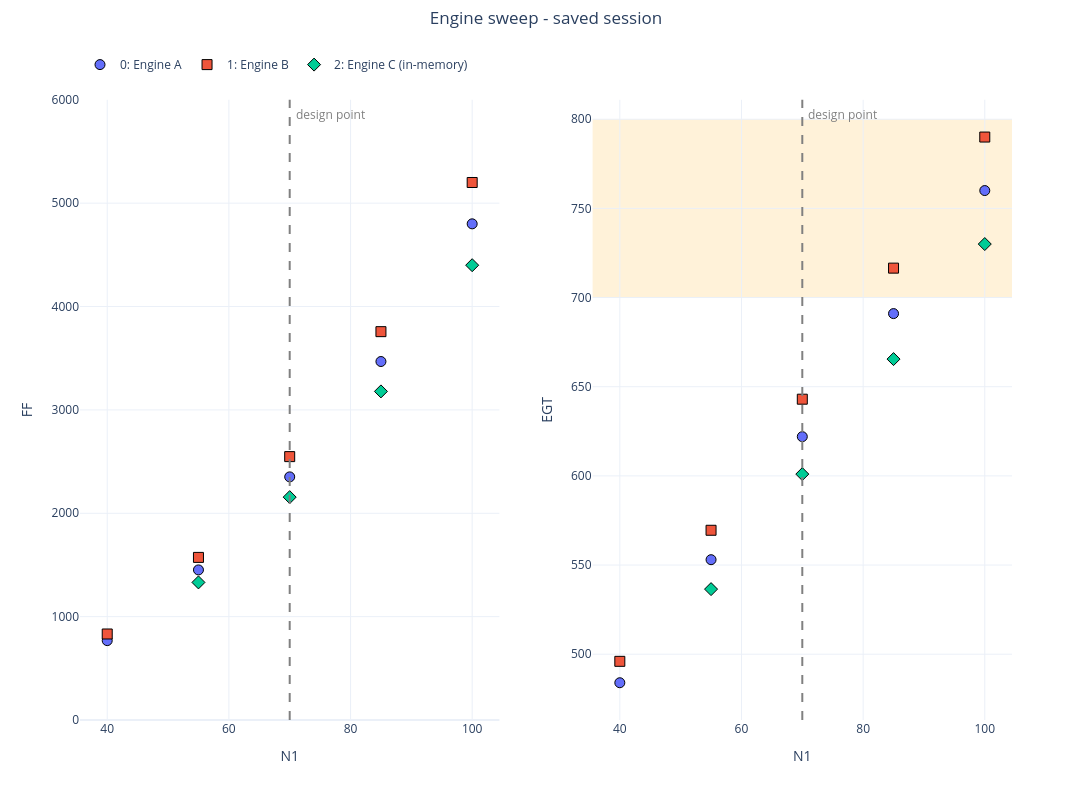

This figure's notebook cell:
### Markdown cell above
## 3. Reload into a fresh notebook

`load_session` returns the created datasets. Data, queries, per-set formatting and the
notebook decorations all come back; the plot below should be identical to the one above.

### Code cell
uc2 = UnichartNotebook()
restored = uc2.load_session(session_path)

for a, b in zip(uc.sets, uc2.sets):
    assert a.title == b.title
    assert a.df.equals(b.df), a.title                     # query applied identically
    assert (a.color, a.marker, a.query, a.zorder) == (b.color, b.marker, b.query, b.zorder)
assert len(uc2.sets[2].df) == 4, 'query re-applied on load'
assert uc2.plot_style == 'plotly' and uc2.suptitle == uc.suptitle
# JSON turns tuples into lists (e.g. the (0, 6000) limit), which the plotters accept.
norm = lambda o: json.loads(json.dumps(o))
assert norm(uc2.lines) == norm(uc.lines) and norm(uc2.axis_limits) == norm(uc.axis_limits)
assert uc2.sets[0].file_path == str(csv_path), 'file-backed sets keep their provenance'
print('PASS - data, queries, formatting and decorations all restored.')

uc2.plot('N1', ['FF', 'EGT'])

### Figure 1 — Plotly figure (JSON) as saved in the notebook; plotly's stock layout.template omitted (floating-point values rounded to 4 significant figures)
{"data": [{"hovertemplate": "<b><u>Set: 0</u></b><br><b>Engine A</b><br>N1: %{x:.2f}<br>FF: %{y:.2f}<extra></extra>", "legendgroup": "group_0", "legendrank": 1000, "line": {"color": "#636EFA", "width": 2}, "marker": {"color": "#636EFA", "line": {"color": "black", "width": 1}, "size": 10, "symbol": "circle"}, "mode": "markers", "name": "0: Engine A", "opacity": 1, "showlegend": true, "type": "scatter", "x": [40.0, 55.0, 70.0, 85.0, 100.0], "xaxis": "x", "y": [768.0, 1452.0, 2352.0, 3468.0, 4800.0], "yaxis": "y"}, {"hovertemplate": "<b><u>Set: 0</u></b><br><b>Engine A</b><br>N1: %{x:.2f}<br>EGT: %{y:.2f}<extra></extra>", "legendgroup": "group_0", "legendrank": 1000, "line": {"color": "#636EFA", "width": 2}, "marker": {"color": "#636EFA", "line": {"color": "black", "width": 1}, "size": 10, "symbol": "circle"}, "mode": "markers", "name": "0: Engine A", "opacity": 1, "showlegend": false, "type": "scatter", "x": [40.0, 55.0, 70.0, 85.0, 100.0], "xaxis": "x2", "y": [484.0, 553.0, 622.0, 691.0, 760.0], "yaxis": "y2"}, {"hovertemplate": "<b><u>Set: 2</u></b><br><b>Engine C (in-memory)</b><br>N1: %{x:.2f}<br>FF: %{y:.2f}<extra></extra>", "legendgroup": "group_2", "legendrank": 1002, "line": {"color": "#00CC96", "width": 2}, "marker": {"color": "#00CC96", "line": {"color": "black", "width": 1}, "size": 10, "symbol": "diamond"}, "mode": "markers", "name": "2: Engine C (in-memory)", "opacity": 1, "showlegend": true, "type": "scatter", "x": [55.0, 70.0, 85.0, 100.0], "xaxis": "x", "y": [1331.0, 2156.0, 3179.0, 4400.0], "yaxis": "y"}, {"hovertemplate": "<b><u>Set: 2</u></b><br><b>Engine C (in-memory)</b><br>N1: %{x:.2f}<br>EGT: %{y:.2f}<extra></extra>", "legendgroup": "group_2", "legendrank": 1002, "line": {"color": "#00CC96", "width": 2}, "marker": {"color": "#00CC96", "line": {"color": "black", "width": 1}, "size": 10, "symbol": "diamond"}, "mode": "markers", "name": "2: Engine C (in-memory)", "opacity": 1, "showlegend": false, "type": "scatter", "x": [55.0, 70.0, 85.0, 100.0], "xaxis": "x2", "y": [536.5, 601.0, 665.5, 730.0], "yaxis": "y2"}, {"hovertemplate": "<b><u>Set: 1</u></b><br><b>Engine B</b><br>N1: %{x:.2f}<br>FF: %{y:.2f}<extra></extra>", "legendgroup": "group_1", "legendrank": 1001, "line": {"color": "#EF553B", "width": 2}, "marker": {"color": "#EF553B", "line": {"color": "black", "width": 1}, "size": 10, "symbol": "square"}, "mode": "markers", "name": "1: Engine B", "opacity": 1, "showlegend": true, "type": "scatter", "x": [40.0, 55.0, 70.0, 85.0, 100.0], "xaxis": "x", "y": [832.0, 1573.0, 2548.0, 3757.0, 5200.0], "yaxis": "y"}, {"hovertemplate": "<b><u>Set: 1</u></b><br><b>Engine B</b><br>N1: %{x:.2f}<br>EGT: %{y:.2f}<extra></extra>", "legendgroup": "group_1", "legendrank": 1001, "line": {"color": "#EF553B", "width": 2}, "marker": {"color": "#EF553B", "line": {"color": "black", "width": 1}, "size": 10, "symbol": "square"}, "mode": "markers", "name": "1: Engine B", "opacity": 1, "showlegend": false, "type": "scatter", "x": [40.0, 55.0, 70.0, 85.0, 100.0], "xaxis": "x2", "y": [496.0, 569.5, 643.0, 716.5, 790.0], "yaxis": "y2"}], "layout": {"annotations": [{"font": {"color": "gray"}, "name": "_uc_line_label", "showarrow": false, "text": "design point", "x": 70, "xanchor": "left", "xref": "x", "xshift": 4, "y": 1.0, "yanchor": "top", "yref": "y domain", "yshift": -4}, {"font": {"color": "gray"}, "name": "_uc_line_label", "showarrow": false, "text": "design point", "x": 70, "xanchor": "left", "xref": "x2", "xshift": 4, "y": 1.0, "yanchor": "top", "yref": "y2 domain", "yshift": -4}], "height": 800, "legend": {"orientation": "h", "x": 0, "xanchor": "left", "y": 0.9374, "yanchor": "top", "yref": "container"}, "margin": {"r": 80, "t": 88.1}, "meta": {"uc_legend_rows": 1}, "shapes": [{"line": {"color": "gray", "dash": "dash"}, "type": "line", "x0": 70, "x1": 70, "xref": "x", "y0": 0, "y1": 1, "yref": "y domain"}, {"line": {"color": "gray", "dash": "dash"}, "type": "line", "x0": 70, "x1": 70, "xref": "x2", "y0": 0, "y1": 1, "yref": "y2 domain"}, {"fillcolor": "orange", "layer": "below", "line": {"width": 0}, "opacity": 0.15, "type": "rect", "x0": 0, "x1": 1, "xref": "x2 domain", "y0": 700, "y1": 800, "yref": "y2"}], "showlegend": true, "title": {"text": "Engine sweep - saved session", "x": 0.5, "xanchor": "center", "y": 0.985, "yanchor": "top", "yref": "container"}, "width": 1200, "xaxis": {"anchor": "y", "domain": [0.0, 0.45], "title": {"standoff": 15, "text": "N1"}}, "xaxis2": {"anchor": "y2", "domain": [0.55, 1.0], "title": {"standoff": 15, "text": "N1"}}, "yaxis": {"anchor": "x", "domain": [0.0, 1.0], "range": [0, 6000], "title": {"standoff": 15, "text": "FF"}}, "yaxis2": {"anchor": "x2", "domain": [0.0, 1.0], "title": {"standoff": 15, "text": "EGT"}}}}
